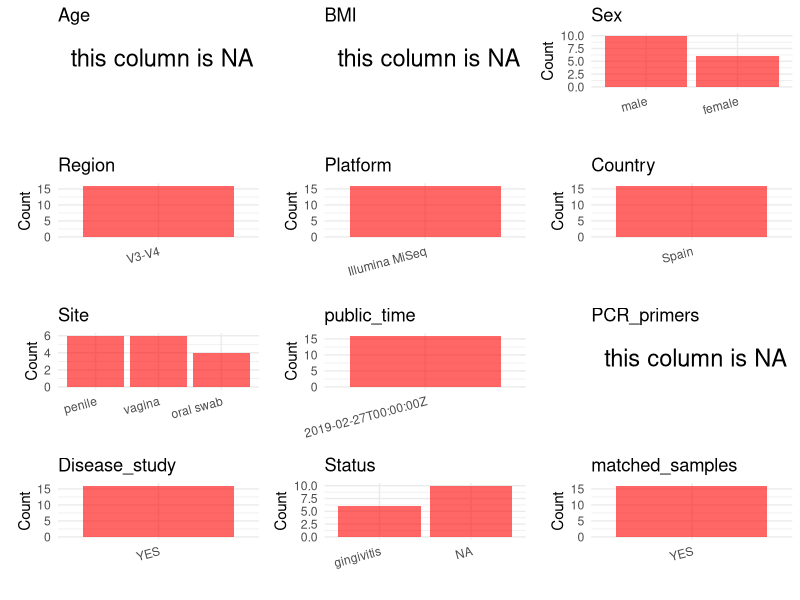

The R script that drew this image: (Note: this script raises an error after producing the figure.)
## ---- chunk 1
# Load necessary libraries
library(dplyr)
library(ggplot2)
library(cowplot)

# Set working directory (update this path to your local directory)
setwd("D:/studylearning/董彪师兄项目/任务4_20251009/PRJNA524629")

# Read the initial metadata files
initial_meta<-read.csv("SraRunTable.csv",header = T)

# Display the first few rows of the metadata
head(initial_meta)
## ---- chunk 2
# Create a uniform metadata dataframe
metadata <- data.frame(
  BioProject = initial_meta$BioProject,
  Run = initial_meta$Run,
  sample_name = initial_meta$Sample.Name,
  Age = NA,
  BMI = NA,
  Sex= NA,
  Region = "V3-V4",
  Platform = initial_meta$Instrument,
  Country = initial_meta$geo_loc_name_country,
  Site = NA,
  public_time = initial_meta$ReleaseDate,
  stringsAsFactors = FALSE
)
## ---- chunk 3
# Add information obtained from the publication
metadata$PCR_primers <- NA_character_  # Update based on the publication
metadata$title <- "Variations in Vaginal, Penile, and Oral Microbiota After Sexual Intercourse: A Case Report"
metadata$Disease_study <- "YES"
metadata <- metadata %>% 
  mutate(Site=case_when(
    grepl("penile",sample_name)~"penile",
    grepl("vagina",sample_name)~"vagina",
    grepl("Vagina",sample_name)~"vagina",
    grepl("Oral swab",sample_name)~"oral swab"
  ))
metadata <- metadata %>% 
  mutate(Sex=case_when(
    grepl("Male",sample_name)~"male",
    grepl("Female",sample_name)~"female",
    grepl("male",sample_name)~"male",
    grepl("female",sample_name)~"female"
  ))
metadata <- metadata %>% 
  mutate(Status=case_when(
    grepl("female",Sex)~"gingivitis",
    TRUE~NA
  ))
metadata <- metadata %>% 
  mutate(sample_name=case_when(
    grepl("Male penile",sample_name)~"Male penile",
    grepl("Female Vagina",sample_name)~"Female vagina",
    grepl("Oral swab",sample_name)~"Oral swab",
    grepl("Female vagina",sample_name)~"Female vagina"
  ))
#extract subject id by remove prefix of sample_name
#metadata$sample_name <- gsub("_st|_sal", "", metadata$sample_name)

# Check initial data distribution
cat("Initial sample distribution:\n")
table(metadata$sample_name)
table(metadata$Site)

# Calculate sampling frequency per subject
sample_counts <- table(metadata$sample_name)
cat("\nNumber of samples per subject:\n")
print(sample_counts)

# Create matched_samples column
metadata$matched_samples <- ifelse(metadata$sample_name %in% names(sample_counts[sample_counts >= 2]), "YES", "NO")

cat("\nMatched samples distribution:\n")
table(metadata$matched_samples)

# Identify samples for removal: single samples excluding oral swab 
single_samples <- names(sample_counts[sample_counts == 1])
samples_to_remove <- metadata$sample_name %in% single_samples & !(metadata$Site %in% c("oral swab"))

cat("\nNumber of samples to be removed:", sum(samples_to_remove), "\n")

# Remove identified samples
metadata_clean <- metadata[!samples_to_remove, ]

cat("\nFinal sample distribution after cleaning:\n")
table(metadata_clean$sample_name)
table(metadata_clean$Site)
table(metadata_clean$matched_samples)

# Use cleaned dataset for subsequent analysis
metadata <- metadata_clean
## ---- chunk 4
# Check the number of unique runs and sample names
print(paste("Number of unique runs:", length(unique(metadata$Run))))
print(paste("Number of unique sample names:", length(unique(metadata$sample_name))))
## ---- chunk 5
# Select columns for visualization
plot_data <- metadata %>%
  select(-BioProject, -Run, -sample_name, -title)

# Function to create simple plots for each column
create_simple_plots <- function(data) {
  plots <- list()
  
  for (col in colnames(data)) {
    # Check if the column is all NA
    if (all(is.na(data[[col]]))) {
      # Create an empty plot with text indicating all NA
      p <- ggplot() +
        annotate("text", x = 0.5, y = 0.5, label = "this column is NA", size = 6) +
        labs(title = col) +
        theme_void()
    } else if (is.numeric(data[[col]])) {
      # Numeric variable: histogram
      p <- ggplot(data, aes(x = .data[[col]])) +
        geom_histogram(fill = "blue", alpha = 0.6, bins = 20, na.rm = TRUE) +
        labs(title = col) +
        theme_minimal()
    } else {
      # Categorical variable: bar plot (remove NA values)
      count_data <- as.data.frame(table(data[[col]], useNA = "ifany"))
      p <- ggplot(count_data, aes(x = reorder(Var1, -Freq), y = Freq)) +
        geom_col(fill = "red", alpha = 0.6) +
        labs(title = col, x = NULL, y = "Count") +
        theme_minimal() +
        theme(axis.text.x = element_text(angle = 15, hjust = 1))
    }
    plots[[col]] <- p
  }
  
  return(plots)
}

# Generate and arrange plots
plots <- create_simple_plots(plot_data)
p<-plot_grid(plots$Age, 
          plots$BMI, 
          plots$Sex, 
          plots$Region, 
          plots$Platform, 
          plots$Country, 
          plots$Site,
          plots$public_time, 
          plots$PCR_primers,
          plots$Disease_study,
          plots$Status,
          plots$matched_samples,# add 
          ncol = 3, align = "hv", axis = "lb")
ggsave("Metadata_Summary.png", plot = p, width = 8, height = 6, dpi = 150, bg = "white")
## ---- chunk 6
knitr::include_graphics("Metadata_Summary.png")
## ---- chunk 7
# Reorder columns to match the desired format
metadata <- metadata[, c(
  "BioProject", "Run", "sample_name", "Age", "BMI", "Sex", 
  "Region", "Platform", "Country", "Site", "public_time", 
  "PCR_primers", "title", "Disease_study", "Status","matched_samples"
)]

# Export the uniform metadata to a CSV file
write.csv(metadata, file = "metadata.csv", quote = FALSE)
head(metadata)
